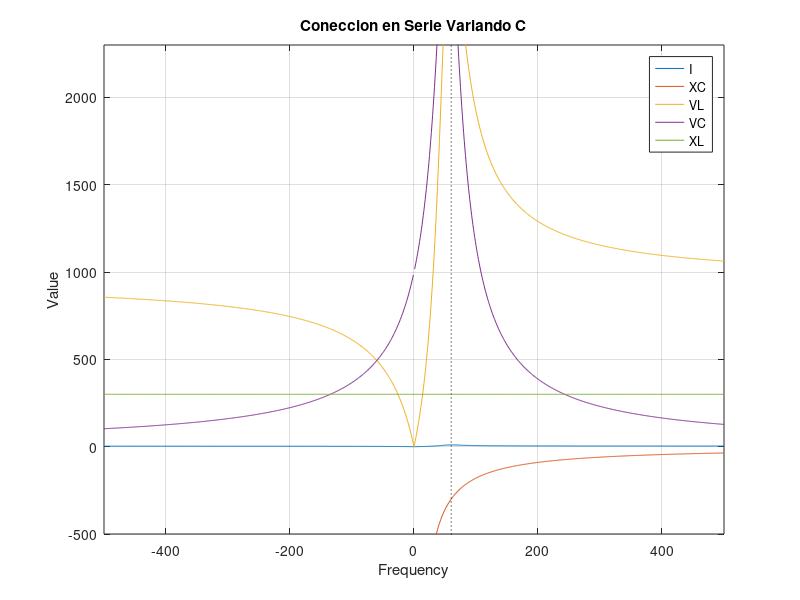

The MATLAB source for this figure:
%function series_varying_C(F,v,XL,r)
figure;
f=-500:500;
F=60;
v=1000;
r=100;
w0=2*pi*F;
XL=300;
l=abs(XL)/w0;%value of L in resonance(does not vary)
XC=-F*XL./f;
c=1/(l*w0^2);%value of C in resonance
C=XC(XC<=0);
C=1./abs(C*w0);
for index =1:length(C)
    %L=XL(index)
    %pause(0.0000001);
    %IC=v./sqrt(r^2+(w0*l-1./(2*pi*f*c)).^2);
    IC=v./sqrt(r^2+(w0*l-1./(2*pi*f*C(index))).^2);
    VC=abs(XC).*IC;
    VL=XL*IC;
    plot(f,IC),hold on;
    grid on;
    plot(f(f>=0),XC(XC<=0)),hold on;
    plot(f,VL),grid on;
    plot(f,VC),hold on;
    plot(f,XL*ones(1,length(f)));
    %draw vertical line
    y = ylim; % current y-axis limits
    plot([F F],[y(1) y(2)],'k.:')
    xlabel('Frequency');
    ylabel('Value');
    legend('I','XC','VL','VC','XL');
    title('Coneccion en Serie Variando C');
    hold off;
    axis([-500 500 -500 2300]);
    pause(0.0000001);
    if abs(C(index)-c)/C(index)<0.000000001
        VLmax=max(VL)
        VCmax=max(VC)
        Vreso=VLmax
        XCreso=XL
        Creso=1/(2*pi*F*XCreso)
        return;
    end
end
%end